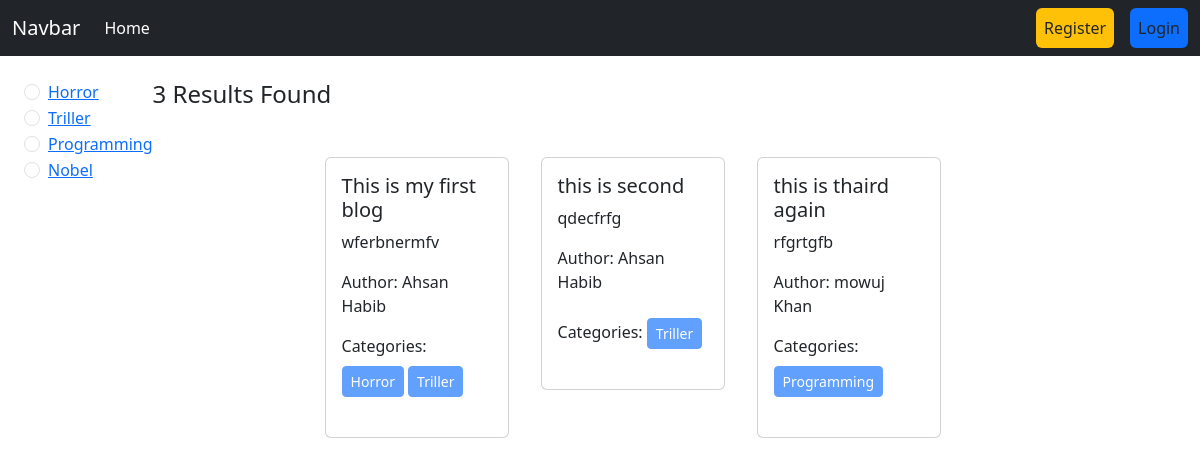
The page / on the database its author committed.
### categories/models.py (models this page shows, shortened)
class Category(models.Model):
    name=models.CharField(max_length=100)
    slug=models.SlugField(max_length=100,unique=True,null=True, blank=True)

### post/models.py (models this page shows, shortened)
class Post(models.Model):
    title=models.CharField(max_length=50)
    content=models.TextField()
    category=models.ManyToManyField(Category) # ekta post mutiple categorie te thakte pare abr ekta category te onk gula post thakte pare.
    author=models.ForeignKey(User,on_delete=models.CASCADE)

### blog_project/views.py (the view)
# urls.py: path('',views.home,name='homepage'),
def home(request,category_slug=None):
    data=Post.objects.all()
    if category_slug is not None:
        category=Category.objects.get(slug=category_slug)
        data = Post.objects.filter(category=category)
    categories=Category.objects.all()
    return render(request,'home.html',{'data':data,'category':categories})

### templates/home.html
{% extends "base.html" %}
{% block content %}
<div class="d-flex flex-wrap p-4">
  <div class="clo-2">
    {% for cate in category %}
      <div class="form-check">
  <input
    class="form-check-input"
    type="radio"
    name="category"
    id="{{cate.id}}">
  <label class="form-check-label" for="{{cate.id}}">
    <a href="{% url 'category_post' cate.slug %}">{{cate.name}}</a>
  </label>
</div>
    {% endfor %}
  </div>
  <div class="col-10">
    <h4>{{data | length}} Results Found</h4>
    <div class="d-flex flex-wrap justify-content-center px-5 my-5">
  {% for i in data %}
    <div class="col-sm-3 mb-3 mb-sm-0">
    <div class="card mx-3">
      <div class="card-body">
        <h5 class="card-title">{{i.title}}</h5>
        <p class="card-text">{{i.content}}</p>
        <p>Author: {{i.author.first_name}} {{i.author.last_name}}</p>
        <p>Categories:
            {% for j in i.category.all %}
              <button class="btn btn-primary btn-sm disabled my-2">{{j.name}}</button>
            {% endfor %}
        </p>
      </div>
    </div>
  </div>
  {% endfor %}
</div>
  </div>
</div>
{% endblock content %}

### rows shown on the page
Category: name "Horror"
Category: name "Triller"
Category: name "Programming"
Category: name "Nobel"
Post: title "This is my first blog", content "wferbnermfv", author.first_name "Ahsan", author.last_name "Habib"
Post: title "this is second", content "qdecfrfg", author.first_name "Ahsan", author.last_name "Habib"
Post: title "this is thaird again", content "rfgrtgfb", author.first_name "mowuj", author.last_name "Khan"

### other values the page prints
{{ data | length }} "3"
